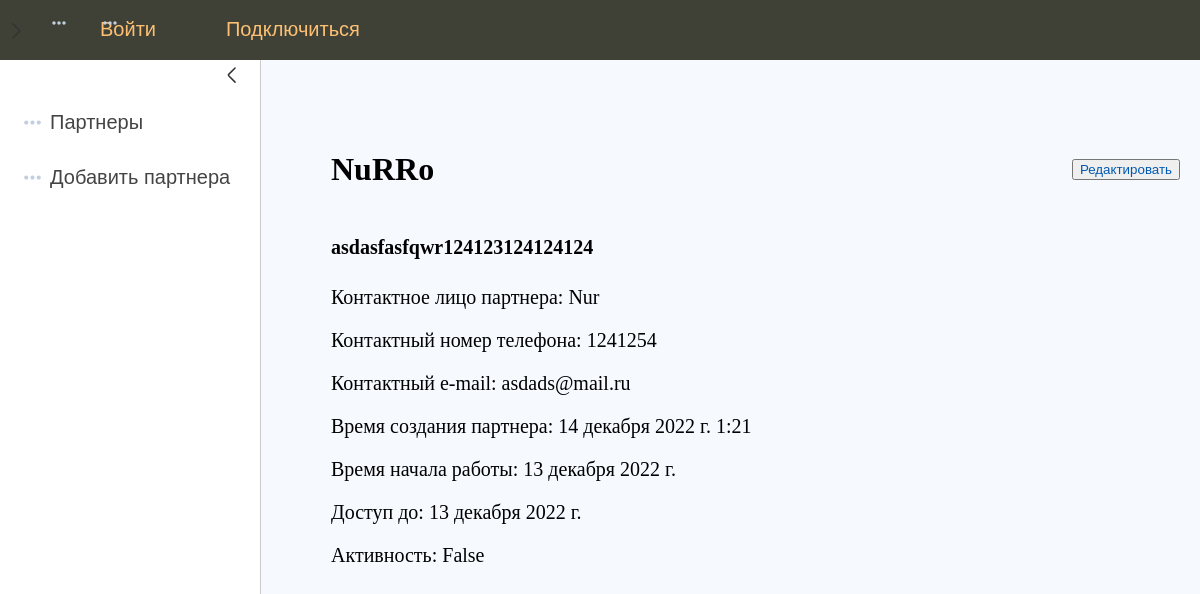
Before: /partners/1/ with the older database file.
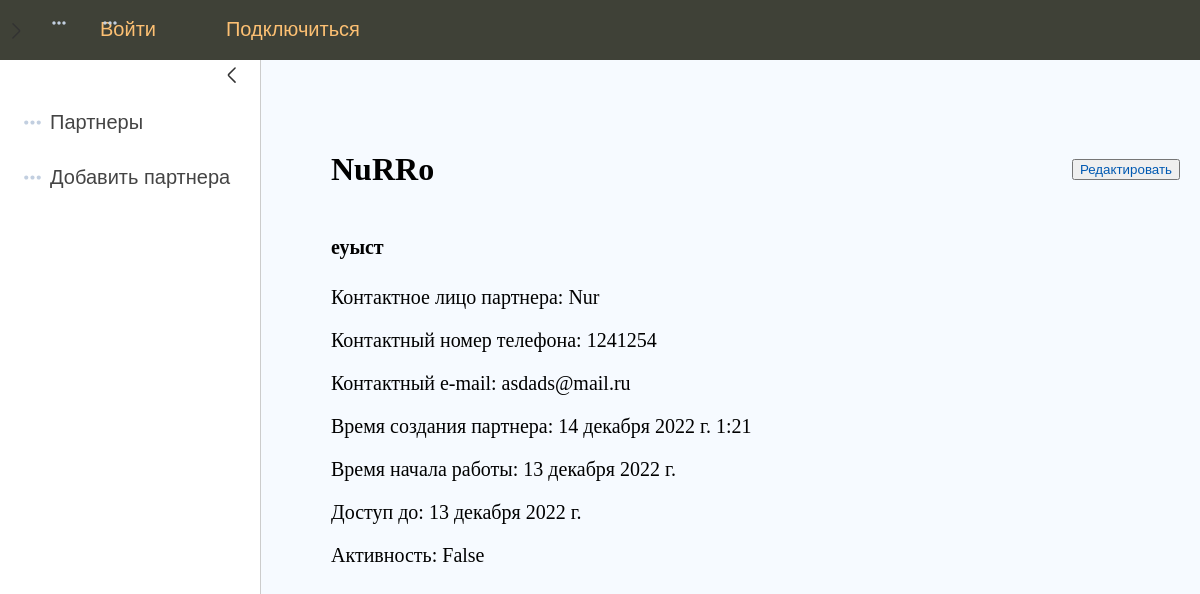
After: the same page with the newer database file.
### Jaimain/models.py (models this page shows)
class Partner(models.Model):
    name = models.CharField(max_length=255, unique=True, verbose_name='Наименование партнера')
    logo = models.ImageField(upload_to='logos/', verbose_name='Логотип')
    description = models.TextField(blank=True, verbose_name='Описание')
    partner_person = models.CharField(max_length=255, verbose_name='Контактное лицо')
    partner_tel = models.CharField(max_length=255, verbose_name='Контактный телефон')
    partner_email = models.EmailField(verbose_name='Контактный email')
    time_create = models.DateTimeField(auto_now_add=True, verbose_name='Время создания')
    time_start_working = models.DateField(verbose_name='Дата начала работы')
    time_expires = models.DateField(verbose_name='Дата окончания работы')
    is_working = models.BooleanField(default=False, verbose_name='Активность')
    class Meta:
        verbose_name = 'Партнер'
        verbose_name_plural = 'Партнеры'
        ordering = ['id']

### Jaimain/views.py (the view)
# urls.py: path('partners/<int:partner_pk>/', ShowPartner.as_view(), name='partner'),
class ShowPartner(DataMixin, DetailView):
    model = Partner
    template_name = 'Jaimain/partner.html'
    pk_url_kwarg = 'partner_pk'
    context_object_name = 'partner'
    def get_context_data(self, *, object_list=None, **kwargs):
        context = super().get_context_data(**kwargs)
        c_def = self.get_user_context(title='Партнеры')
        return dict(list(context.items()) + list(c_def.items()))

### Jaimain/utils.py (called while the page is built)
    def get_user_context(self, **kwargs):
        context = kwargs
        user_menu = menu.copy()
        context['menu'] = user_menu
        return context

### Jaimain/templates/Jaimain/partner.html (shortened to what this page needs)
{% extends 'Jaimain/base.html' %}
{% block content %}
<div class="header_ilya">
    <h1>{{partner.name}}</h1>
    <div style="text-align: right" class="btn_ilya"><button><a href='{% url 'editpartner' partner.pk %}'>Редактировать</a></button></div>
</div>
<h4>{{partner.description|linebreaks}}</h4>
<p>Контактное лицо партнера: {{partner.partner_person}}</p>
<p>Контактный номер телефона: {{partner.partner_tel}}</p>
<p>Контактный e-mail: {{partner.partner_email}}</p>
<p>Время создания партнера: {{partner.time_create}}</p>
<p>Время начала работы: {{partner.time_start_working}}</p>
<p>Доступ до: {{partner.time_expires}}</p>
<p>Активность: {{partner.is_working}}</p>
{% endblock %}

Changed rows visible on the page:
changed Partner "NuRRo": description "asdasfasfqwr124123124124124" → "еуыст"
